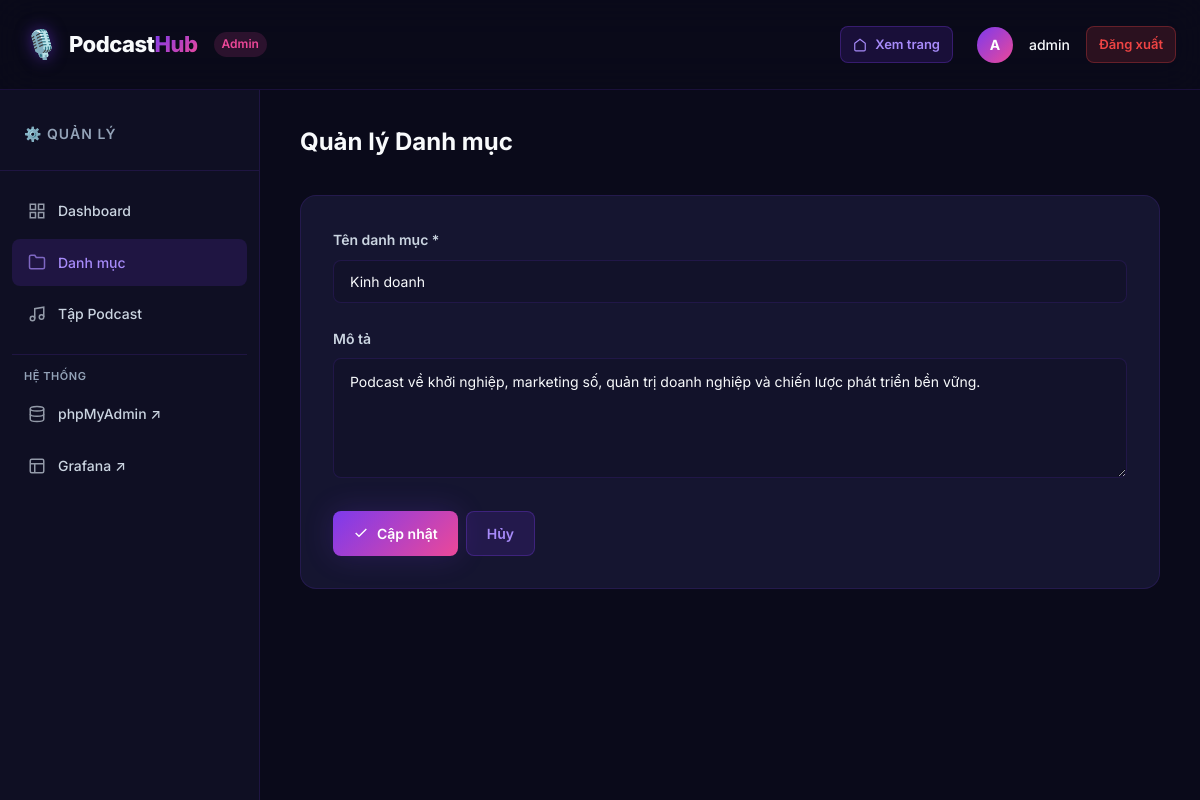
Screenshot of /admin/categories.php?action=edit&id=2 (signed in) with the database file from the repository.
### tables this page shows
CREATE TABLE IF NOT EXISTS categories (
    id INT AUTO_INCREMENT PRIMARY KEY,
    name VARCHAR(255) NOT NULL,
    slug VARCHAR(255) NOT NULL UNIQUE,
    description TEXT,
    created_at TIMESTAMP DEFAULT CURRENT_TIMESTAMP
);

### public/admin/categories.php (the view, shortened to what this page needs)
<?php
require_once __DIR__ . '/../../src/config.php';
require_once __DIR__ . '/../../src/functions.php';
$action = $_GET['action'] ?? 'list';
$id = (int)($_GET['id'] ?? 0);
$editCategory = null;
if ($action === 'edit' && $id > 0) {
    $stmt = $pdo->prepare("SELECT * FROM categories WHERE id = ?");
    $stmt->execute([$id]);
    $editCategory = $stmt->fetch();
}
$categories = getCategories($pdo);
?>
<?php if ($action === 'list'): ?>
    <div class="admin-header" style="margin-top:-16px; margin-bottom:24px">
        <span></span>
        <a href="/admin/categories.php?action=add" class="btn btn-primary">
            <svg width="16" height="16" viewBox="0 0 24 24" fill="none" stroke="currentColor" stroke-width="2"><line x1="12" y1="5" x2="12" y2="19"></line><line x1="5" y1="12" x2="19" y2="12"></line></svg>
            Thêm danh mục
        </a>
    </div>
    <div class="admin-table-container">
        <table class="admin-table">
            <thead>
                <tr>
                    <th>ID</th>
                    <th>Tên danh mục</th>
                    <th>Slug</th>
                    <th>Số tập</th>
                    <th>Ngày tạo</th>
                    <th>Thao tác</th>
                </tr>
            </thead>
            <tbody>
                <?php foreach ($categories as $cat): ?>
                    <tr>
                        <td><?= $cat['id'] ?></td>
                        <td><strong style="color:var(--text-primary)"><?= e($cat['name']) ?></strong></td>
                        <td><code style="color:var(--accent); font-size:13px"><?= e($cat['slug']) ?></code></td>
                        <td><span class="badge"><?= $cat['episode_count'] ?></span></td>
                        <td><?= formatDate($cat['created_at']) ?></td>
                        <td>
                            <div class="btn-group">
                                <a href="/admin/categories.php?action=edit&id=<?= $cat['id'] ?>" class="btn btn-secondary btn-sm">Sửa</a>
                                <form method="POST" style="display:inline" onsubmit="return confirmDelete('Bạn có chắc chắn muốn xóa danh mục này?')">
                                    <input type="hidden" name="action" value="delete">
                                    <input type="hidden" name="id" value="<?= $cat['id'] ?>">
                                    <button type="submit" class="btn btn-danger btn-sm">Xóa</button>
                                </form>
                            </div>
                        </td>
                    </tr>
                <?php endforeach; ?>
                <?php if (empty($categories)): ?>
                    <tr><td colspan="6" style="text-align:center; padding:32px; color:var(--text-muted)">Chưa có danh mục nào.</td></tr>
                <?php endif; ?>
            </tbody>
        </table>
    </div>
<?php elseif ($action === 'edit' && $editCategory): ?>
    <div class="admin-form">
        <form method="POST" action="/admin/categories.php?action=edit&id=<?= $editCategory['id'] ?>">
            <div class="form-group">
                <label for="name">Tên danh mục *</label>
                <input type="text" id="name" name="name" class="form-control" value="<?= e($editCategory['name']) ?>" required>
            </div>
            <div class="form-group">
                <label for="description">Mô tả</label>
                <textarea id="description" name="description" class="form-control"><?= e($editCategory['description']) ?></textarea>
            </div>
            <div class="btn-group">
                <button type="submit" class="btn btn-primary">
                    <svg width="16" height="16" viewBox="0 0 24 24" fill="none" stroke="currentColor" stroke-width="2"><polyline points="20 6 9 17 4 12"></polyline></svg>
                    Cập nhật
                </button>
                <a href="/admin/categories.php" class="btn btn-secondary">Hủy</a>
            </div>
        </form>
    </div>
<?php endif; ?>

### public/assets/css/style.css (style rules this page uses)
:root { --bg-primary: #0a0a1a; --bg-secondary: #0f0f23; --bg-card: #151530; --bg-card-hover: #1c1c42; --bg-input: #12122a; --bg-glass: rgba(21, 21, 48, 0.85); --primary: #7c3aed; --primary-light: #a78bfa; --primary-dark: #5b21b6; --secondary: #ec4899; --secondary-light: #f472b6; --accent: #06b6d4; --accent-light: #22d3ee; --success: #10b981; --warning: #f59e0b; --danger: #ef4444; --text-primary: #f8fafc; --text-secondary: #cbd5e1; --text-muted: #94a3b8; --text-inverse: #0a0a1a; --border-color: rgba(124, 58, 237, 0.15); --border-hover: rgba(124, 58, 237, 0.4); --gradient-primary: linear-gradient(135deg, #7c3aed 0%, #ec4899 100%); --gradient-hero: linear-gradient(160deg, #1a0533 0%, #0a0a1a 40%, #0d1b2a 100%); --gradient-card: linear-gradient(145deg, rgba(124, 58, 237, 0.08), rgba(236, 72, 153, 0.04)); --gradient-glow: radial-gradient(600px circle at var(--mouse-x, 50%) var(--mouse-y, 50%), rgba(124, 58, 237, 0.1), transparent 40%); --gradient-surface: linear-gradient(180deg, rgba(124, 58, 237, 0.05) 0%, transparent 100%); --shadow-sm: 0 2px 8px rgba(0, 0, 0, 0.3); --shadow-md: 0 4px 20px rgba(0, 0, 0, 0.4); --shadow-lg: 0 8px 40px rgba(0, 0, 0, 0.5); --shadow-glow: 0 0 30px rgba(124, 58, 237, 0.2); --shadow-glow-strong: 0 0 50px rgba(124, 58, 237, 0.3); --radius-sm: 8px; --radius-md: 12px; --radius-lg: 16px; --radius-xl: 24px; --radius-full: 9999px; --transition: all 0.3s cubic-bezier(0.4, 0, 0.2, 1); --transition-fast: all 0.15s ease; --transition-spring: all 0.5s cubic-bezier(0.34, 1.56, 0.64, 1); --font-family: 'Inter', -apple-system, BlinkMacSystemFont, 'Segoe UI', sans-serif; --font-mono: 'JetBrains Mono', 'Fira Code', monospace; --container-width: 1280px; --header-height: 90px; --sidebar-width: 300px; }
*, *::before, *::after { margin: 0; padding: 0; box-sizing: border-box; }
html { scroll-behavior: smooth; -webkit-font-smoothing: antialiased; -moz-osx-font-smoothing: grayscale; }
body { font-family: var(--font-family); background: var(--bg-primary); color: var(--text-primary); line-height: 1.7; min-height: 100vh; overflow-x: hidden; }
a { color: var(--primary-light); text-decoration: none; transition: var(--transition); }
.btn { display: inline-flex; align-items: center; gap: 8px; padding: 10px 20px; border-radius: var(--radius-sm); font-size: 14px; font-weight: 600; font-family: var(--font-family); cursor: pointer; border: none; transition: var(--transition); text-decoration: none; white-space: nowrap; }
.btn-primary { background: var(--gradient-primary); color: white; box-shadow: var(--shadow-glow); }
.btn-secondary { background: rgba(124, 58, 237, 0.15); color: var(--primary-light); border: 1px solid rgba(124, 58, 237, 0.3); }
.btn-group { display: flex; gap: 8px; }
.admin-form { background: var(--bg-card); border: 1px solid var(--border-color); border-radius: var(--radius-lg); padding: 32px; }
.form-group { margin-bottom: 24px; }
.form-group label { display: block; font-size: 14px; font-weight: 600; color: var(--text-secondary); margin-bottom: 8px; }
.form-control { width: 100%; padding: 12px 16px; background: var(--bg-input); border: 1px solid var(--border-color); border-radius: var(--radius-sm); color: var(--text-primary); font-size: 14px; font-family: var(--font-family); transition: var(--transition); outline: none; }
.form-control::placeholder { color: var(--text-muted); }
textarea.form-control { resize: vertical; min-height: 120px; line-height: 1.6; }

### rows the page displays
categories: name "Kinh doanh", description "Podcast về khởi nghiệp, marketing số, quản trị doanh nghiệp và chiến lược phát triển bền vững."

### other values shown
mb_substr($username, 0, 1) "A"
$username "admin"
$title "Quản lý Danh mục"
